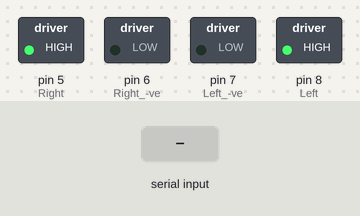
The sketch below on a simulated Arduino Uno, built with avr-gcc and run on an emulated ATmega328P. Shown: switched loads named in the sketch (green lamp = pin HIGH). The inputs (shaded band) are chosen by the test bench.

Above: at 1.2 s.
1.3 s: "A" received over Serial
At 2.4 s:
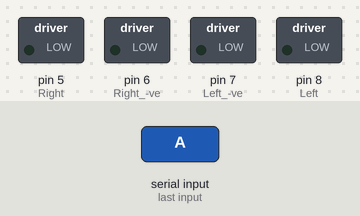
Timing chart, 0 to 5.8 s (numbered marks = the images above; inputs shaded):
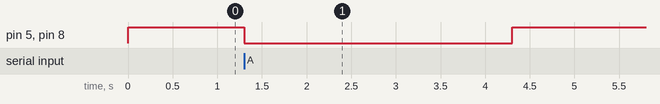

The sketch:

RX.ino
```cpp
/******************************************************************************
* FileName:        RX.ino
* Processor:       AVR ATMEGA328P
* Complier:        ARDUINO
*                  ARDUINO IDE
* Company:         Nvis Technologies Pvt. Ltd.
*
*****************************************************************************
* File Description:
* This program tellls about :
*                           wireless communication between two xbee, this end act as a receiver . you will upload this program
*                           than it will run continuous in one direction when xbee will receive data from TX end than it will
*                           stop for few seconds (it will deoends on delay we use in this program) than run again continuous
*                           in one direction.
*
*Change History:
* Name                Date            Changes
* Alok Pindoriya     02/04/16    Initial Version
 ****************************************************************************/

//  initialize digital pin motor as an output
void setup()
{
  Serial.begin(9600);   //serial initlization here we are using 9600 baud rate.
  pinMode(5, OUTPUT);   // Right +ve)
  pinMode(6, OUTPUT);   // Right -ve
  pinMode(7, OUTPUT);   // Left -ve
  pinMode(8, OUTPUT);   // Left +ve
}
//functions for forward,backward,Anti_Rotation,Clock_Rotation and stop movments
void forward()
{
  digitalWrite(5,HIGH);   // Right +ve
  digitalWrite(6,LOW);    // Right -ve
  digitalWrite(7,LOW);    // Left -ve
  digitalWrite(8,HIGH);   // Left +ve
}
void Backward()
{
  digitalWrite(5,LOW);
  digitalWrite(6,HIGH);
  digitalWrite(7,HIGH);
  digitalWrite(8,LOW);
}
void Anti_Rotation()
{
  digitalWrite(5,HIGH);   // turn the LED on (HIGH is the voltage level)
  digitalWrite(6,LOW);   // turn the LED on (HIGH is the voltage level)
  digitalWrite(7,HIGH);   // turn the LED on (HIGH is the voltage level)
  digitalWrite(8,LOW);   // turn the LED on (HIGH is the voltage level)
}
void Clock_Rotation()
{
  digitalWrite(5,LOW);   // turn the LED on (HIGH is the voltage level)
  digitalWrite(6,HIGH);   // turn the LED on (HIGH is the voltage level)
  digitalWrite(7,LOW);   // turn the LED on (HIGH is the voltage level)
  digitalWrite(8,HIGH);   // turn the LED on (HIGH is the voltage level)
}
void stops()
{
  digitalWrite(5,LOW);   // turn the LED on (HIGH is the voltage level)
  digitalWrite(6,LOW);   // turn the LED on (HIGH is the voltage level)
  digitalWrite(7,LOW);   // turn the LED on (HIGH is the voltage level)
  digitalWrite(8,LOW);   // turn the LED on (HIGH is the voltage level)
}
// the loop function runs over and over again forever
void loop()
{
  int s=0;
  if(Serial.available()>0) //here we check serial data on serial port and than read it.
  {
    s=Serial.read();
  }

forward();

if(s=='A')
{
  s=0;
  stops();
  delay(3000);
}

}
```

Measured:
- after the input at 1.3 s, pin 5 (Right), pin 8 (Left): HIGH → LOW at once, → HIGH 3.0 s later
